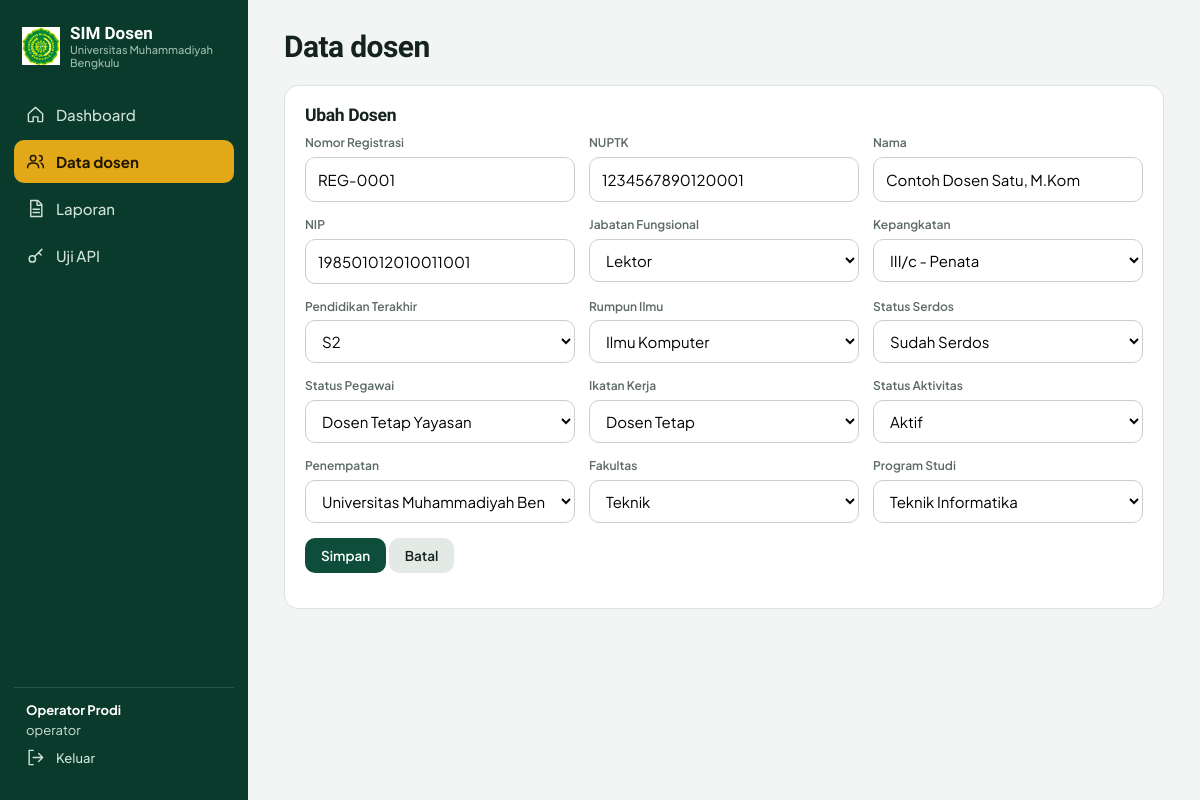
Page /modules/dosen.php?id=1 (signed in) on the committed database.
### tables this page shows
CREATE TABLE `dosen` (
  `id` int(11) NOT NULL,
  `nomor_registrasi` varchar(30) DEFAULT NULL,
  `nuptk` varchar(20) DEFAULT NULL,
  `nama` varchar(150) NOT NULL,
  `nip` varchar(25) DEFAULT NULL,
  `jabatan_id` int(11) DEFAULT NULL,
  `kepangkatan_id` int(11) DEFAULT NULL,
  `pendidikan_id` int(11) DEFAULT NULL,
  `rumpun_id` int(11) DEFAULT NULL,
  `serdos_id` int(11) DEFAULT NULL,
  `status_pegawai_id` int(11) DEFAULT NULL,
  `ikatan_id` int(11) DEFAULT NULL,
  `aktivitas_id` int(11) DEFAULT NULL,
  `penempatan_id` int(11) DEFAULT NULL,
  `fakultas_id` int(11) DEFAULT NULL,
  `prodi_id` int(11) DEFAULT NULL
);

CREATE TABLE `jabatan_fungsional` (
  `id` int(11) NOT NULL,
  `nama` varchar(100) NOT NULL
);

CREATE TABLE `kepangkatan` (
  `id` int(11) NOT NULL,
  `nama` varchar(100) NOT NULL
);

CREATE TABLE `pendidikan` (
  `id` int(11) NOT NULL,
  `nama` varchar(100) NOT NULL
);

CREATE TABLE `rumpun_ilmu` (
  `id` int(11) NOT NULL,
  `nama` varchar(100) NOT NULL
);

CREATE TABLE `status_serdos` (
  `id` int(11) NOT NULL,
  `nama` varchar(100) NOT NULL
);

CREATE TABLE `status_pegawai` (
  `id` int(11) NOT NULL,
  `nama` varchar(100) NOT NULL
);

CREATE TABLE `ikatan_kerja` (
  `id` int(11) NOT NULL,
  `nama` varchar(100) NOT NULL
);

CREATE TABLE `status_aktivitas` (
  `id` int(11) NOT NULL,
  `nama` varchar(100) NOT NULL
);

CREATE TABLE `penempatan` (
  `id` int(11) NOT NULL,
  `nama` varchar(100) NOT NULL
);

CREATE TABLE `fakultas` (
  `id` int(11) NOT NULL,
  `nama` varchar(100) NOT NULL
);

CREATE TABLE `prodi` (
  `id` int(11) NOT NULL,
  `nama` varchar(100) NOT NULL
);

### modules/dosen.php (the view, shortened to what this page needs)
<?php require '../includes/auth.php'; need('dosen_read');
$id=(int)($_GET['id']??0); $f=$_GET['form']??''; $msg='';
$title='Data Dosen'; include '../includes/header.php'; echo "<div class=\"head\"><h2>Data dosen</h2></div>"; if($msg)echo '<p class="err">'.e($msg).'</p>';
if($f||$id){ need('dosen_write'); $d=$id?(rows(q("SELECT * FROM dosen WHERE id=?",[$id]))[0]??[]):$_POST; ?>
<div class="card"><h3><?=$id?'Ubah':'Tambah'?> Dosen</h3><form method="post"><input type="hidden" name="csrf" value="<?=csrf()?>"><div class="grid">
<?php foreach(['nomor_registrasi'=>'Nomor Registrasi','nuptk'=>'NUPTK','nama'=>'Nama','nip'=>'NIP'] as $c=>$l)echo "<div><label>$l</label><input name='$c' value='".e($d[$c]??'')."'".($c=='nama'?' required':'')."></div>";
foreach($FK as $c=>$t){ echo "<div><label>".e($MASTER[$t])."</label><select name='$c'><option value=''>-- pilih --</option>"; foreach(rows(q("SELECT * FROM $t ORDER BY nama")) as $o)echo "<option value='{$o['id']}'".(($d[$c]??'')==$o['id']?' selected':'').">".e($o['nama'])."</option>"; echo "</select></div>"; } ?>
</div><p><button class="btn">Simpan</button> <a class="btn g" href="dosen.php">Batal</a></p></form></div>
<?php } else { $k=trim($_GET['k']??''); $w=$k?"WHERE d.nama LIKE ? OR d.nip LIKE ? OR d.nuptk LIKE ?":''; $p=$k?array_fill(0,3,"%$k%"):[];
 $r=rows(q(dosen_sql($w),$p)); ?>
<?php } include '../includes/footer.php'; ?>

### assets/style.css (style rules this page uses)
:root { --g:#0E4D3A;--g2:#0A3A2B;--gold:#E2A817;--ink:#14231D;--mut:#5C6B64;--bg:#F2F5F3;--line:#DCE4DF;--r:14px }
* { box-sizing:border-box }
html { scroll-behavior:smooth }
body { margin:0;font:15px/1.55 'Plus Jakarta Sans',system-ui,sans-serif;background:var(--bg);color:var(--ink) }
h1,h2,h3 { font-family:'Bricolage Grotesque','Plus Jakarta Sans',sans-serif;line-height:1.1;margin:0 0 .5em;letter-spacing:-.02em }
a { color:var(--g) }
.head { display:flex;justify-content:space-between;align-items:end;gap:12px;margin-bottom:22px;flex-wrap:wrap }
.head h2 { font-size:30px;margin:0 }
.card { background:#fff;border:1px solid var(--line);border-radius:var(--r);padding:20px;margin-bottom:16px;overflow-x:auto }
.grid { display:grid;grid-template-columns:repeat(auto-fit,minmax(210px,1fr));gap:14px }
.grid>div label { display:block;font-size:12px;font-weight:600;color:var(--mut);margin-bottom:4px }
input,select { width:100%;padding:10px 12px;border:1px solid #c5d1ca;border-radius:10px;font:inherit;background:#fff }
.btn { display:inline-block;padding:9px 16px;border:0;border-radius:10px;background:var(--g);color:#fff;font:600 13.5px 'Plus Jakarta Sans';cursor:pointer;text-decoration:none;transition:background .15s }
.btn.g { background:#e3eae6;color:var(--ink) }

### rows in the picture
dosen: nomor_registrasi "REG-0001", nuptk "1234567890120001", nama "Contoh Dosen Satu, M.Kom", nip "198501012010011001", jabatan_id "Lektor", kepangkatan_id "III/c - Penata", pendidikan_id "S2", rumpun_id "Ilmu Komputer", serdos_id "Sudah Serdos", status_pegawai_id "Dosen Tetap Yayasan", ikatan_id "Dosen Tetap", aktivitas_id "Aktif", penempatan_id "Universitas Muhammadiyah Bengkulu", fakultas_id "Teknik", prodi_id "Teknik Informatika"

### other values in the picture
$l "Dashboard"
$l "Data dosen"
$l "Laporan"
$l "Uji API"
$u['nama'] "Operator Prodi"
$u['role'] "operator"
$l "Nomor Registrasi"
$l "NUPTK"
$l "Nama"
$l "NIP"
$MASTER[$t] "Jabatan Fungsional"
$MASTER[$t] "Kepangkatan"
$MASTER[$t] "Pendidikan Terakhir"
$MASTER[$t] "Rumpun Ilmu"
$MASTER[$t] "Status Serdos"
